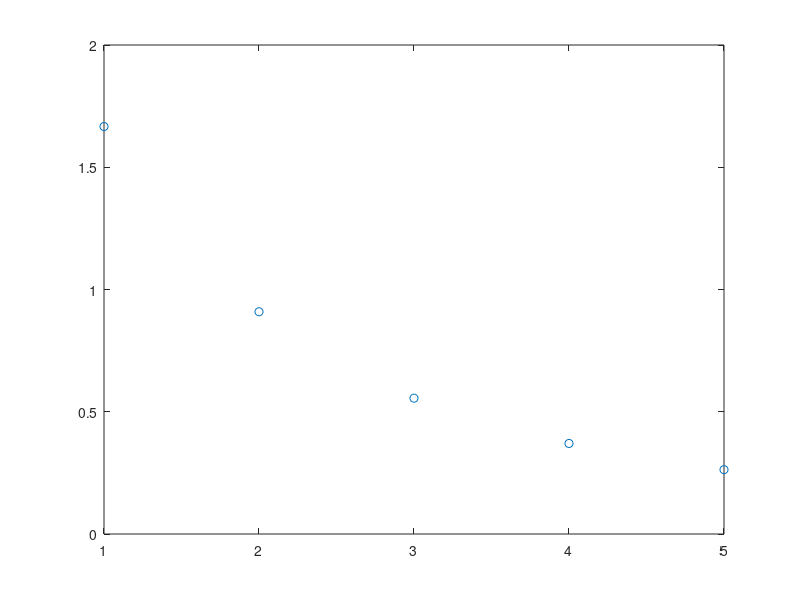

Here is the MATLAB script that generated this plot: (Note: this script raises an error after producing the figure.)
%Interpolacao, uma funcao que passe em todos os pontos!

x=[1 
   2 
   3 
   4 
   5]

y=[1.6666 
    0.9090 
    0.5555
    0.3703
    0.26315]

plot (x,y,'o')

f1=@(x) x.^4
f2=@(x) x.^3
f3=@(x) x.^2
f4=@(x) x.^1
f5=@(x) x.^0

z=(1.0)./y %./ serve para fazer divisao elemento por elemento

F=@(x) [f1(x) f2(x) f3(x) f4(x) f5(x)] %f no formato de linha

k=ufrgs_ajuste(x,y,F)

a=k(1)
b=k(2)
c=k(3)
d=k(4)
e=k(5)

y=@(x) a*x^4+b*x^3+c*x^2+d*x+e

hold on
fplot (y,[0 5])